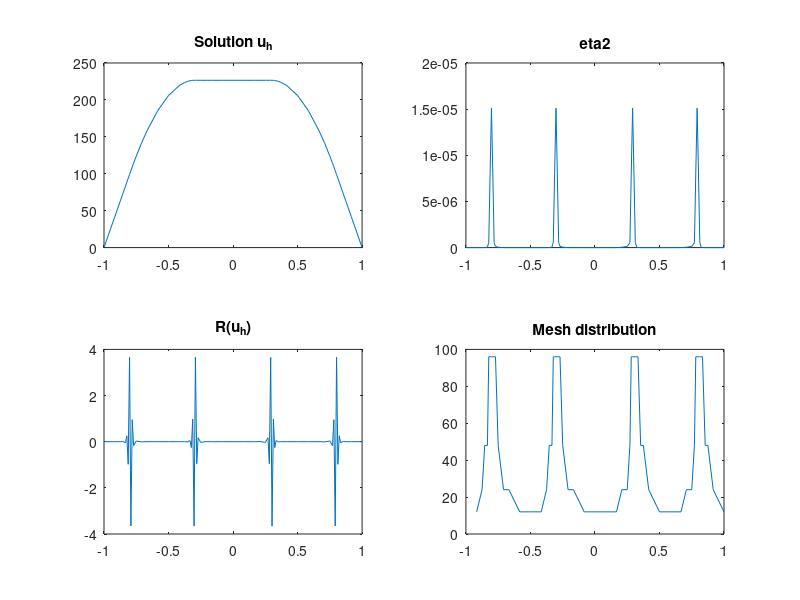

Recreate this plot in MATLAB.
clear all
%Problem definition
R = 0.5;
roh = 10;
r = 0.3;
alpha = 0.01
a = -1;
b = 1;

N = 12; %Start number of nodes
nN = 1.e+4; %Maximum allowed nodes
h = abs(a-b)/N;
x = [a:h:b];
eta2 = 1; %Initialize eta2 > tol
tol = 1.e-3;

while sum(eta2) >tol || length(x)> nN 
   
    %Mass, Load, Stiff matrix, and forcing function
    Mass = zeros(length(x),length(x));
    Load = zeros(length(x),1);
    Stiff = zeros(length(x),length(x));
    f = Load;
    %Populate function vector
   
    for i = 1:length(x)-1
        if (abs(x(i))<=0.8&&0.3<=abs(x(i)))
                f(i) = roh;
            else
                f(i) = 0;
        end          
    end
    
    %Assemble matrices
    for i = 1:length(x)-1
        h = x(i+1)-x(i);
        n = [i i+1]; 
        Stiff(n,n) = Stiff(n,n)+[1 -1; -1 1]/h; 
        Load(n) = Load(n)+[f(i);f(i+1)]*(h/2);
        Mass(n,n) = Mass(n,n)+[2 1; 1 2]*h/6;
    end
    
    %Boundary condition
   
    Stiff = alpha*Stiff;
    Stiff(1,1) = 1.e+6;
    Stiff(length(x),length(x)) = 1.e+6;
    Load(1) = 0;    
    Load(length(x)) = 0;
     
    %Solve
    xi = Stiff\Load;
    zeta = -Mass\Stiff*xi;
    px = x; %Store current x vector of node coordinates to plot

    %Mesh refinement
    eta2 = zeros(length(x),1);
    res = zeros(length(x),1);
    res = f+zeta; %Residual
    
    for i = 1:length(x)-1
        h = x(i+1)-x(i);
        f1 = f(i)+zeta(i);
        f2 = f(i+1)+zeta(i+1);
        eta2(i) = h^2*(((f1^2+f2^2)*h/2)); %Trapezoid integration
        
    end
    
    lamda = 0.5; %0 uniform refinement, 1 no refinement
    for i = 1:length(eta2)
        if eta2(i) > lamda*max(eta2) %if large then refine
            x = [x (x(i+1)+x(i))/2];
        end
    end
    x = sort(x);
end
figure
subplot(2,2,1)
plot(px,xi)
title('Solution u_h')
subplot(2,2,2)
plot(px,eta2)
title('eta2')
subplot(2,2,3)
plot(px,res)
title('R(u_h)')
subplot(2,2,4)
plot(px(2:end),1./diff(px))
title('Mesh distribution')
